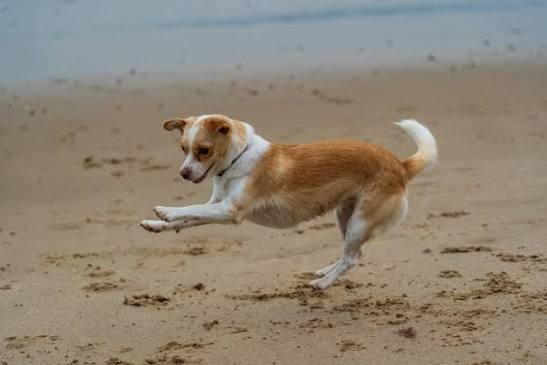
#> input picture images.jpeg, 547 x 365 px
$ python main.py
#> lines starting #> are read from the running program, lines starting #| are printed output that depends on the picture
### dip_utils.py
"""
Digital Image Processing Utilities & Core Operations
Author: Neeraj Gupta
Coursework / Research Implementation
"""

import os
import cv2
import numpy as np


def load_input_image(filepath="images.jpeg", convert_to_gray=False):
    """Loads input image from disk and converts BGR to RGB/Grayscale."""
    if not os.path.exists(filepath):
        raise FileNotFoundError(
            f"Image '{filepath}' not found. Please place '{filepath}' in the project directory."
        )

    if convert_to_gray:
        return cv2.imread(filepath, cv2.IMREAD_GRAYSCALE)

    image_bgr = cv2.imread(filepath)
    return cv2.cvtColor(image_bgr, cv2.COLOR_BGR2RGB)


def convert_rgb_to_gray_custom(rgb_image):
    """
    Manual Grayscale conversion using standard luminosity weights:
    Gray = 0.299*R + 0.587*G + 0.114*B
    """
    if len(rgb_image.shape) == 2:
        return rgb_image

    r = rgb_image[:, :, 0]
    g = rgb_image[:, :, 1]
    b = rgb_image[:, :, 2]

    gray = 0.299 * r + 0.587 * g + 0.114 * b
    return gray.astype(np.uint8)


def apply_spatial_downsampling(gray_img, step_factor=4):
    """Reduces spatial resolution by sampling every k-th pixel."""
    return gray_img[::step_factor, ::step_factor]


def apply_intensity_quantization(gray_img, target_bits=2):
    """Simulates lower bit-depth quantization (e.g., 2-bit = 4 gray levels)."""
    total_levels = 2**target_bits
    step_size = 256 / total_levels
    quantized_img = np.floor(gray_img / step_size) * step_size
    return quantized_img.astype(np.uint8)


def compute_intensity_transforms(gray_img):
    """Applies Image Negative, Logarithmic, and Power-Law (Gamma) transformations."""
    # 1. Negative: s = 255 - r
    img_negative = 255 - gray_img

    # 2. Log Transform: s = c * log(1 + r)
    scale_constant = 255.0 / (np.log(1.0 + np.max(gray_img)) + 1e-6)
    img_log = scale_constant * (np.log(gray_img.astype(np.float64) + 1.0))
    img_log = np.array(img_log, dtype=np.uint8)

    # 3. Gamma Correction (Gamma < 1 for brightening, Gamma > 1 for contrast enhancement)
    img_gamma_low = np.array(
        255.0 * ((gray_img / 255.0) ** 0.5), dtype=np.uint8
    )
    img_gamma_high = np.array(
        255.0 * ((gray_img / 255.0) ** 2.0), dtype=np.uint8
    )

    return img_negative, img_log, img_gamma_low, img_gamma_high


def apply_geometric_transformations(rgb_img):
    """Applies Affine transformations: Translation, Rotation, and Rescaling."""
    rows, cols = rgb_img.shape[:2]

    # Translation by (+40px X, +20px Y)
    trans_matrix = np.float32([[1, 0, 40], [0, 1, 20]])
    img_translated = cv2.warpAffine(rgb_img, trans_matrix, (cols, rows))

    # Center Rotation by 45 degrees
    center = (cols // 2, rows // 2)
    rot_matrix = cv2.getRotationMatrix2D(center, 45, 1.0)
    img_rotated = cv2.warpAffine(rgb_img, rot_matrix, (cols, rows))

    # Scaling down to 70%
    img_scaled = cv2.resize(
        rgb_img,
        (int(cols * 0.7), int(rows * 0.7)),
        interpolation=cv2.INTER_LINEAR,
    )

    return img_translated, img_rotated, img_scaled


def apply_spatial_filtering(gray_img):
    """Applies Low-pass Mean Blur and High-pass Laplacian edge detection."""
    # 5x5 Box Mean Filter (Smoothing)
    mean_kernel = np.ones((5, 5), dtype=np.float32) / 25.0
    img_blurred = cv2.filter2D(gray_img, -1, mean_kernel)

    # Laplacian High-Pass Filter (Edge Extraction)
    laplacian_kernel = np.array(
        [[0, 1, 0], [1, -4, 1], [0, 1, 0]], dtype=np.float32
    )
    img_edges = cv2.filter2D(gray_img, -1, laplacian_kernel)

    return img_blurred, img_edges


def calculate_pixel_distances(point_a, point_b):
    """Calculates Euclidean (De), Manhattan (D4), and Chebyshev (D8) metrics."""
    pt1 = np.array(point_a, dtype=np.float64)
    pt2 = np.array(point_b, dtype=np.float64)

    euclidean_dist = np.linalg.norm(pt1 - pt2)
    city_block_dist = np.sum(np.abs(pt1 - pt2))
    chessboard_dist = np.max(np.abs(pt1 - pt2))

    return euclidean_dist, int(city_block_dist), int(chessboard_dist)

### main.py


import dip_utils as dip
import matplotlib.pyplot as plt


def run_pipeline():
    input_image_path = "images.jpeg"
    print("=" * 60)
    print(f"Starting DIP Processing Pipeline for '{input_image_path}'...")
    print("=" * 60)

    # 1. Load image and perform custom grayscale conversion
    img_rgb = dip.load_input_image(input_image_path)
#> in load_input_image, image_bgr is the input picture: shape (365, 547, 3); mean B, G, R 116.6, 132.4, 143.5
    img_gray = dip.convert_rgb_to_gray_custom(img_rgb)
    print(
        f"[✓] Image loaded successfully with dimensions: {img_rgb.shape[:2]}"
    )
#| [✓] Image loaded successfully with dimensions: (365, 547)

    # 2. Downsampling and Bit-Depth Quantization
    downsampled_4x = dip.apply_spatial_downsampling(img_gray, step_factor=4)
    quantized_2bit = dip.apply_intensity_quantization(img_gray, target_bits=2)
#> in apply_intensity_quantization, `quantized_img = np.floor(gray_img / step_size) * step_size`:
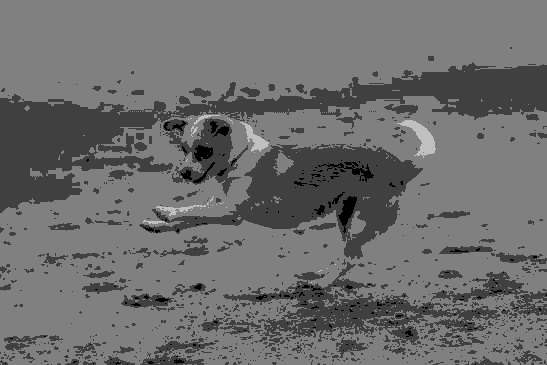
#> quantized_img: shape (365, 547) float64; min 0, max 192, mean 109.2
    print("[✓] Sampling and Quantization operations completed.")

    # 3. Intensity Transformations
    img_neg, img_log, gamma_05, gamma_20 = dip.compute_intensity_transforms(
        img_gray
    )
#> in compute_intensity_transforms, `img_negative = 255 - gray_img`:
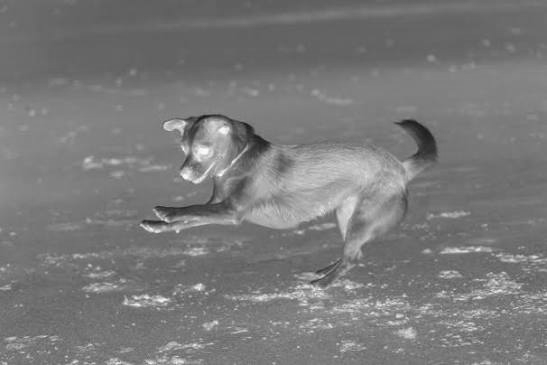
#> img_negative: shape (365, 547); min 22, max 252, mean 121.6
#> in compute_intensity_transforms, `scale_constant = 255.0 / (np.log(1.0 + np.max(gray_img)) + 1e-6)`: scale_constant = 46.74
#> in compute_intensity_transforms, `img_log = scale_constant * (np.log(gray_img.astype(np.float64) + 1.0))`:
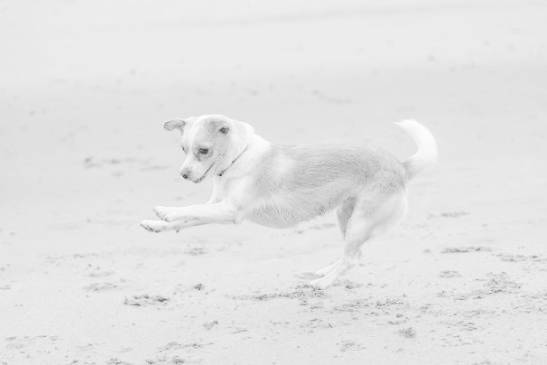
#> img_log: shape (365, 547) float64; min 64.8, max 255, mean 228.3
#> in compute_intensity_transforms, `img_gamma_low = np.array( 255.0 * ((gray_img / 255.0) ** 0.5), dtype=n..`:
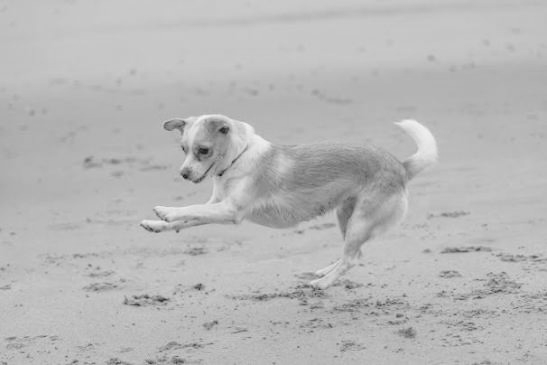
#> img_gamma_low: shape (365, 547); min 27, max 243, mean 183.2
#> in compute_intensity_transforms, `img_gamma_high = np.array( 255.0 * ((gray_img / 255.0) ** 2.0), dtype=..`:
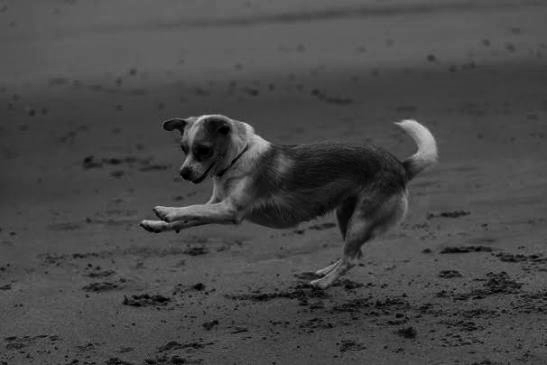
#> img_gamma_high: shape (365, 547); min 0, max 212, mean 71.1
    print("[✓] Intensity transformations computed.")

    # 4. Geometric Transformations
    trans, rot, scaled = dip.apply_geometric_transformations(img_rgb)
#> in apply_geometric_transformations, `img_rotated = cv2.warpAffine(rgb_img, rot_matrix, (cols, rows))`:
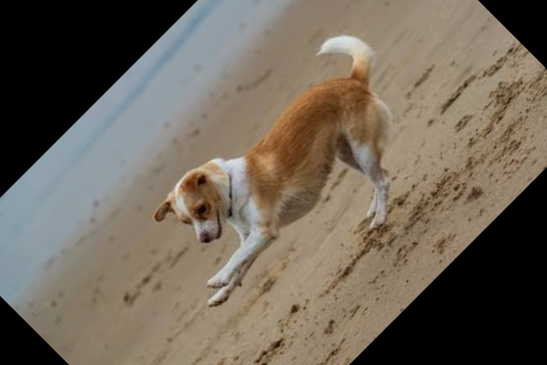
#> img_rotated: shape (365, 547, 3); mean R, G, B 112, 102.2, 89
    print("[✓] Geometric operations executed.")

    # 5. Spatial Filtering
    blurred, edges = dip.apply_spatial_filtering(img_gray)
#> in apply_spatial_filtering, `img_edges = cv2.filter2D(gray_img, -1, laplacian_kernel)`:
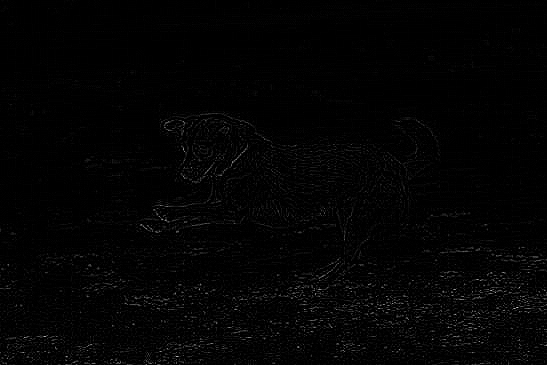
#> img_edges: shape (365, 547); min 0, max 204, mean 3.4
    print("[✓] Spatial filtering and edge detection completed.")

    # 6. Distance Metrics between two sample coordinates
    h, w = img_gray.shape
#> h = 365; w = 547
    p1 = (h // 4, w // 4)
#> p1 = (91, 136)
    p2 = (3 * h // 4, 3 * w // 4)
#> p2 = (273, 410)
    d_euc, d_man, d_cheb = dip.calculate_pixel_distances(p1, p2)
#> d_euc = 328.9; d_man = 456; d_cheb = 274

    print("\n--- Pixel Neighborhood Distance Evaluation ---")
    print(f"Coordinate P1: {p1} | Coordinate P2: {p2}")
#| Coordinate P1: (91, 136) | Coordinate P2: (273, 410)
    print(f"  • Euclidean Distance (De)  : {d_euc:.2f} pixels")
#|   • Euclidean Distance (De)  : 328.94 pixels
    print(f"  • City-Block Distance (D4) : {d_man} pixels")
#|   • City-Block Distance (D4) : 456 pixels
    print(f"  • Chessboard Distance (D8) : {d_cheb} pixels")
#|   • Chessboard Distance (D8) : 274 pixels
    print("-" * 46)

    # 7. Visualization Grid Generation
    plt.figure(figsize=(15, 10))

    displays = [
        ("Original RGB", img_rgb, None),
        ("Grayscale (Luminosity)", img_gray, "gray"),
        ("4x Downsampled", downsampled_4x, "gray"),
        ("2-Bit Quantization", quantized_2bit, "gray"),
        ("Image Negative", img_neg, "gray"),
        ("Log Transformation", img_log, "gray"),
        ("Gamma = 0.5 (Brightened)", gamma_05, "gray"),
        ("Gamma = 2.0 (High Contrast)", gamma_20, "gray"),
        ("Rotated 45°", rot, None),
        ("Translated (+40, +20)", trans, None),
        ("5x5 Mean Box Blur", blurred, "gray"),
        ("Laplacian Edge Filter", edges, "gray"),
    ]

    for idx, (title, img, colormap) in enumerate(displays, start=1):
        plt.subplot(3, 4, idx)
        plt.title(title, fontsize=10, fontweight="bold")
        plt.imshow(img, cmap=colormap)
        plt.axis("off")
#> this loop made 12 passes
#> (title, colormap) on passes 1 to 12: ('Original RGB', None), ('Grayscale (Luminosity)', 'gray'), ('4x Downsampled', 'gray'), ('2-Bit Quantization', 'gray'), ('Image Negative', 'gray'), ('Log Transformation', 'gray'), ('Gamma = 0.5 (Brightened)', 'gray'), ('Gamma = 2.0 (High Contrast)', 'gray'), ('Rotated 45°', None), ('Translated (+40, +20)', None), ('5x5 Mean Box Blur', 'gray'), ('Laplacian Edge Filter', 'gray')

    plt.tight_layout()
    output_filename = "images_processed_results.png"
    plt.savefig(output_filename, dpi=300)
    print(f"\n[✓] Results visualization saved as '{output_filename}'.")
    plt.show()


if __name__ == "__main__":
    run_pipeline()
